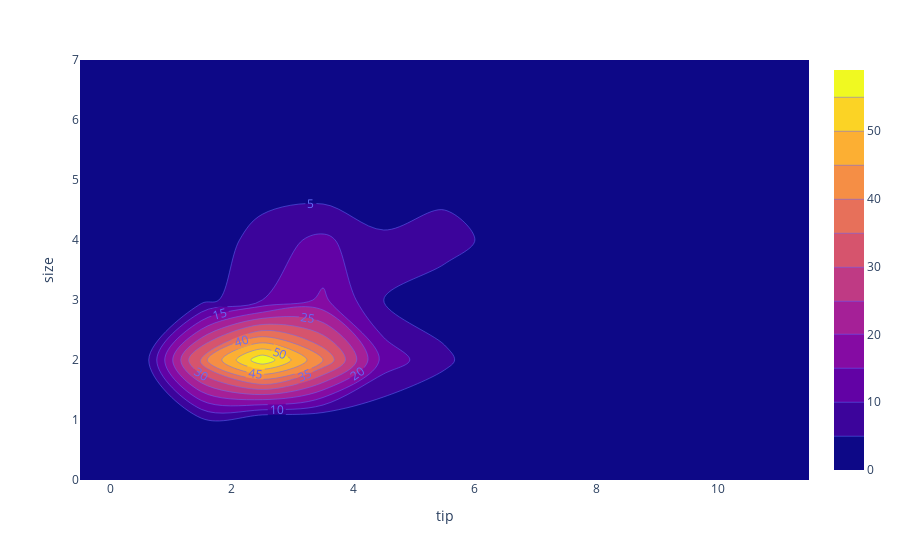

The code cell stored with this chart in its notebook:
### Markdown cell above
# right top

### Code cell
marginals = ["rug", "histogram", "violin", "box"]


mode = "Heat"


def build_graphBB1(x_axis, y_axis,mode,trendline, marginal_sel,color):
    if marginal_sel == "None": marginal_sel = None
    if color == "None": color = None
    
    if trendline == "Ordinary Least Squares Regression": trendline = 'ols'
    elif trendline == "Locally Weighted Smoothing": trendline = 'lowess'
    
    
    
    df = px.data.tips()

    fig = go.Figure()
    if mode == "Scatter":
       fig = px.scatter(df, x=x_axis, y=y_axis, color=color, marginal_y=marginal_sel,
           marginal_x=marginal_sel, trendline="ols")
    if mode == "Heat":
        fig = px.density_heatmap(df, x=x_axis, y=y_axis, marginal_x=marginal_sel, marginal_y=marginal_sel)
    if mode == "Density":
        #fig = px.density_contour(df, x="total_bill", y="tip", marginal_x=marginal_x, marginal_y=marginal_y)
        fig = px.density_contour(df, x=x_axis, y=y_axis, color=color, marginal_x=marginal_sel,
                                 marginal_y=marginal_sel, trendline=trendline)
        
    if mode == "Density Fill":
        fig = px.density_contour(df, x=x_axis, y=y_axis)
        fig.update_traces(contours_coloring="fill", contours_showlabels = True)
    
    
    fig.show()
build_graphBB1("tip","size","Density Fill","Ordinary Least Squares Regression","box","None")

### Figure 1 — Plotly figure (JSON) as saved in the notebook; plotly's stock layout.template omitted (floating-point values rounded to 4 significant figures; data arrays with more than 128 entries replaced by an {"elided": "..."} marker saying what was removed)
{"data": [{"contours": {"coloring": "fill", "showlabels": true}, "hoverlabel": {"namelength": 0}, "hovertemplate": "tip=%{x}<br>size=%{y}<br>count=%{z}", "legendgroup": "", "line": {"color": "#636efa"}, "name": "", "showlegend": false, "type": "histogram2dcontour", "x": {"elided": "244 float values"}, "xaxis": "x", "xbingroup": "x", "y": {"elided": "244 int values"}, "yaxis": "y", "ybingroup": "y"}], "layout": {"legend": {"tracegroupgap": 0}, "margin": {"t": 60}, "xaxis": {"anchor": "y", "domain": [0, 1], "title": {"text": "tip"}}, "yaxis": {"anchor": "x", "domain": [0, 1], "title": {"text": "size"}}}}
